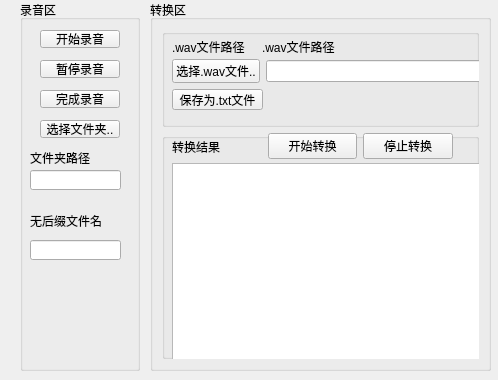
<?xml version="1.0" encoding="UTF-8"?>
<ui version="4.0">
 <class>Widget</class>
 <widget class="QWidget" name="Widget">
  <property name="geometry">
   <rect>
    <x>0</x>
    <y>0</y>
    <width>498</width>
    <height>380</height>
   </rect>
  </property>
  <property name="windowTitle">
   <string>VoiceTransferer</string>
  </property>
  <widget class="QGroupBox" name="grpupBoxTransfer">
   <property name="geometry">
    <rect>
     <x>150</x>
     <y>0</y>
     <width>341</width>
     <height>371</height>
    </rect>
   </property>
   <property name="title">
    <string>转换区</string>
   </property>
   <layout class="QVBoxLayout" name="verticalLayout">
    <item>
     <widget class="QGroupBox" name="groupBox_2">
      <property name="maximumSize">
       <size>
        <width>16777215</width>
        <height>98</height>
       </size>
      </property>
      <property name="title">
       <string/>
      </property>
      <widget class="QLabel" name="labPath">
       <property name="geometry">
        <rect>
         <x>10</x>
         <y>10</y>
         <width>101</width>
         <height>16</height>
        </rect>
       </property>
       <property name="text">
        <string>.wav文件路径</string>
       </property>
      </widget>
      <widget class="QWidget" name="layoutWidget">
       <property name="geometry">
        <rect>
         <x>10</x>
         <y>30</y>
         <width>311</width>
         <height>24</height>
        </rect>
       </property>
       <layout class="QHBoxLayout" name="horizontalLayout">
        <item>
         <widget class="QPushButton" name="btnChooseFile">
          <property name="text">
           <string>选择.wav文件..</string>
          </property>
         </widget>
        </item>
        <item>
         <widget class="QLineEdit" name="filePathEdit"/>
        </item>
       </layout>
      </widget>
      <widget class="QPushButton" name="btnSave">
       <property name="geometry">
        <rect>
         <x>10</x>
         <y>60</y>
         <width>91</width>
         <height>21</height>
        </rect>
       </property>
       <property name="text">
        <string>保存为.txt文件</string>
       </property>
      </widget>
      <widget class="QLabel" name="label_4">
       <property name="geometry">
        <rect>
         <x>100</x>
         <y>10</y>
         <width>81</width>
         <height>16</height>
        </rect>
       </property>
       <property name="text">
        <string>.wav文件路径</string>
       </property>
      </widget>
     </widget>
    </item>
    <item>
     <widget class="QGroupBox" name="groupBoxConvert">
      <property name="title">
       <string/>
      </property>
      <widget class="QPlainTextEdit" name="textResult">
       <property name="geometry">
        <rect>
         <x>10</x>
         <y>30</y>
         <width>311</width>
         <height>201</height>
        </rect>
       </property>
      </widget>
      <widget class="QWidget" name="layoutWidget">
       <property name="geometry">
        <rect>
         <x>10</x>
         <y>0</y>
         <width>281</width>
         <height>27</height>
        </rect>
       </property>
       <layout class="QHBoxLayout" name="horizontalLayout_2">
        <item>
         <widget class="QLabel" name="label">
          <property name="text">
           <string>转换结果</string>
          </property>
         </widget>
        </item>
        <item>
         <widget class="QPushButton" name="btnStartTransfer">
          <property name="text">
           <string>开始转换</string>
          </property>
         </widget>
        </item>
        <item>
         <widget class="QPushButton" name="btnStopTransfer">
          <property name="text">
           <string>停止转换</string>
          </property>
         </widget>
        </item>
       </layout>
      </widget>
     </widget>
    </item>
   </layout>
  </widget>
  <widget class="QGroupBox" name="groupBox">
   <property name="geometry">
    <rect>
     <x>20</x>
     <y>0</y>
     <width>120</width>
     <height>371</height>
    </rect>
   </property>
   <property name="title">
    <string>录音区</string>
   </property>
   <widget class="QPushButton" name="btnStartRecord">
    <property name="geometry">
     <rect>
      <x>20</x>
      <y>30</y>
      <width>80</width>
      <height>18</height>
     </rect>
    </property>
    <property name="text">
     <string>开始录音</string>
    </property>
   </widget>
   <widget class="QPushButton" name="btnPauseRecord">
    <property name="geometry">
     <rect>
      <x>20</x>
      <y>60</y>
      <width>80</width>
      <height>18</height>
     </rect>
    </property>
    <property name="text">
     <string>暂停录音</string>
    </property>
   </widget>
   <widget class="QPushButton" name="btnStopRecord">
    <property name="geometry">
     <rect>
      <x>20</x>
      <y>90</y>
      <width>80</width>
      <height>18</height>
     </rect>
    </property>
    <property name="text">
     <string>完成录音</string>
    </property>
   </widget>
   <widget class="QPushButton" name="btnChooseDir">
    <property name="geometry">
     <rect>
      <x>20</x>
      <y>120</y>
      <width>80</width>
      <height>18</height>
     </rect>
    </property>
    <property name="text">
     <string>选择文件夹..</string>
    </property>
   </widget>
   <widget class="QLineEdit" name="dirPathEdit">
    <property name="geometry">
     <rect>
      <x>10</x>
      <y>170</y>
      <width>91</width>
      <height>20</height>
     </rect>
    </property>
   </widget>
   <widget class="QLineEdit" name="fileNameEdit">
    <property name="geometry">
     <rect>
      <x>10</x>
      <y>240</y>
      <width>91</width>
      <height>20</height>
     </rect>
    </property>
   </widget>
   <widget class="QLabel" name="label_2">
    <property name="geometry">
     <rect>
      <x>10</x>
      <y>150</y>
      <width>61</width>
      <height>16</height>
     </rect>
    </property>
    <property name="text">
     <string>文件夹路径</string>
    </property>
   </widget>
   <widget class="QLabel" name="label_3">
    <property name="geometry">
     <rect>
      <x>10</x>
      <y>210</y>
      <width>81</width>
      <height>21</height>
     </rect>
    </property>
    <property name="text">
     <string>无后缀文件名</string>
    </property>
   </widget>
  </widget>
 </widget>
 <resources/>
 <connections/>
</ui>
